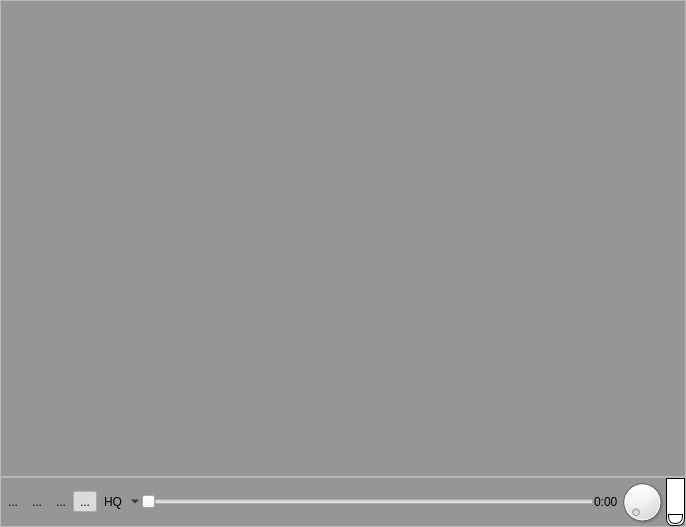
<?xml version="1.0" encoding="UTF-8"?>
<ui version="4.0">
 <class>VideoPlayerWidget</class>
 <widget class="QWidget" name="VideoPlayerWidget">
  <property name="geometry">
   <rect>
    <x>0</x>
    <y>0</y>
    <width>686</width>
    <height>527</height>
   </rect>
  </property>
  <property name="palette">
   <palette>
    <active>
     <colorrole role="Base">
      <brush brushstyle="SolidPattern">
       <color alpha="255">
        <red>255</red>
        <green>255</green>
        <blue>255</blue>
       </color>
      </brush>
     </colorrole>
     <colorrole role="Window">
      <brush brushstyle="SolidPattern">
       <color alpha="255">
        <red>150</red>
        <green>150</green>
        <blue>150</blue>
       </color>
      </brush>
     </colorrole>
    </active>
    <inactive>
     <colorrole role="Base">
      <brush brushstyle="SolidPattern">
       <color alpha="255">
        <red>255</red>
        <green>255</green>
        <blue>255</blue>
       </color>
      </brush>
     </colorrole>
     <colorrole role="Window">
      <brush brushstyle="SolidPattern">
       <color alpha="255">
        <red>150</red>
        <green>150</green>
        <blue>150</blue>
       </color>
      </brush>
     </colorrole>
    </inactive>
    <disabled>
     <colorrole role="Base">
      <brush brushstyle="SolidPattern">
       <color alpha="255">
        <red>150</red>
        <green>150</green>
        <blue>150</blue>
       </color>
      </brush>
     </colorrole>
     <colorrole role="Window">
      <brush brushstyle="SolidPattern">
       <color alpha="255">
        <red>150</red>
        <green>150</green>
        <blue>150</blue>
       </color>
      </brush>
     </colorrole>
    </disabled>
   </palette>
  </property>
  <property name="windowTitle">
   <string>Form</string>
  </property>
  <property name="styleSheet">
   <string notr="true">#Form {
                background: white;
                }

                QProgressBar {
                border: 1px solid black;
                text-align: top;
                padding: 1px;
                border-bottom-right-radius: 7px;
                border-bottom-left-radius: 7px;
                background: QLinearGradient( x1: 0, y1: 0, x2: 1, y2: 0, stop: 0 #fff, stop: 0.4999 #eee, stop: 0.5
                #ddd, stop: 1 #eee );
                width: 15px;
                }

                QProgressBar::chunk {
                background-color: QLinearGradient( x1: 0, y1: 0, x2: 1, y2: 0, stop: 0 #78d, stop: 0.4999 #46a, stop:
                0.5 #45a, stop: 1 #238 );
                border-bottom-right-radius: 7px;
                border-bottom-left-radius: 7px;
                border: 1px solid black;
                }
            </string>
  </property>
  <layout class="QVBoxLayout" name="main_layout">
   <property name="spacing">
    <number>0</number>
   </property>
   <property name="leftMargin">
    <number>0</number>
   </property>
   <property name="topMargin">
    <number>0</number>
   </property>
   <property name="rightMargin">
    <number>0</number>
   </property>
   <property name="bottomMargin">
    <number>0</number>
   </property>
   <item>
    <widget class="QFrame" name="top_frame">
     <property name="sizePolicy">
      <sizepolicy hsizetype="Preferred" vsizetype="Expanding">
       <horstretch>0</horstretch>
       <verstretch>0</verstretch>
      </sizepolicy>
     </property>
     <property name="frameShape">
      <enum>QFrame::StyledPanel</enum>
     </property>
     <property name="frameShadow">
      <enum>QFrame::Raised</enum>
     </property>
     <layout class="QVBoxLayout" name="top_frame_layout">
      <property name="spacing">
       <number>0</number>
      </property>
      <property name="leftMargin">
       <number>0</number>
      </property>
      <property name="topMargin">
       <number>0</number>
      </property>
      <property name="rightMargin">
       <number>0</number>
      </property>
      <property name="bottomMargin">
       <number>0</number>
      </property>
     </layout>
    </widget>
   </item>
   <item>
    <widget class="QFrame" name="bottom_frame">
     <property name="sizePolicy">
      <sizepolicy hsizetype="Preferred" vsizetype="Minimum">
       <horstretch>0</horstretch>
       <verstretch>0</verstretch>
      </sizepolicy>
     </property>
     <property name="frameShape">
      <enum>QFrame::StyledPanel</enum>
     </property>
     <property name="frameShadow">
      <enum>QFrame::Raised</enum>
     </property>
     <layout class="QHBoxLayout" name="bottom_frame_layout">
      <property name="spacing">
       <number>0</number>
      </property>
      <property name="leftMargin">
       <number>0</number>
      </property>
      <property name="topMargin">
       <number>0</number>
      </property>
      <property name="rightMargin">
       <number>0</number>
      </property>
      <property name="bottomMargin">
       <number>0</number>
      </property>
      <item>
       <widget class="QToolButton" name="bn_play">
        <property name="text">
         <string>...</string>
        </property>
        <property name="icon">
         <iconset>
          <normaloff>../resource/icons/ic_play_arrow_black_48dp.png</normaloff>../resource/icons/ic_play_arrow_black_48dp.png</iconset>
        </property>
        <property name="iconSize">
         <size>
          <width>32</width>
          <height>32</height>
         </size>
        </property>
        <property name="autoRaise">
         <bool>true</bool>
        </property>
       </widget>
      </item>
      <item>
       <widget class="QToolButton" name="bn_pause">
        <property name="text">
         <string>...</string>
        </property>
        <property name="icon">
         <iconset>
          <normaloff>../resource/icons/ic_pause_black_24dp.png</normaloff>../resource/icons/ic_pause_black_24dp.png</iconset>
        </property>
        <property name="iconSize">
         <size>
          <width>32</width>
          <height>32</height>
         </size>
        </property>
        <property name="autoRaise">
         <bool>true</bool>
        </property>
       </widget>
      </item>
      <item>
       <widget class="QToolButton" name="bn_stop">
        <property name="text">
         <string>...</string>
        </property>
        <property name="icon">
         <iconset>
          <normaloff>../resource/icons/ic_stop_black_24dp.png</normaloff>../resource/icons/ic_stop_black_24dp.png</iconset>
        </property>
        <property name="iconSize">
         <size>
          <width>32</width>
          <height>32</height>
         </size>
        </property>
        <property name="autoRaise">
         <bool>true</bool>
        </property>
       </widget>
      </item>
      <item>
       <widget class="QToolButton" name="bn_mute">
        <property name="text">
         <string>...</string>
        </property>
        <property name="icon">
         <iconset>
          <normaloff>../resource/icons/ic_volume_up_black_48dp.png</normaloff>
          <normalon>../resource/icons/ic_volume_off_black_48dp.png</normalon>../resource/icons/ic_volume_up_black_48dp.png</iconset>
        </property>
        <property name="iconSize">
         <size>
          <width>32</width>
          <height>32</height>
         </size>
        </property>
        <property name="checkable">
         <bool>true</bool>
        </property>
        <property name="checked">
         <bool>true</bool>
        </property>
        <property name="autoRaise">
         <bool>true</bool>
        </property>
       </widget>
      </item>
      <item>
       <widget class="QToolButton" name="bn_quality">
        <property name="text">
         <string>HQ</string>
        </property>
        <property name="icon">
         <iconset>
          <normaloff>../resource/icons/ic_high_quality_black_48dp.png</normaloff>../resource/icons/ic_high_quality_black_48dp.png</iconset>
        </property>
        <property name="iconSize">
         <size>
          <width>32</width>
          <height>32</height>
         </size>
        </property>
        <property name="popupMode">
         <enum>QToolButton::MenuButtonPopup</enum>
        </property>
        <property name="autoRaise">
         <bool>true</bool>
        </property>
        <property name="arrowType">
         <enum>Qt::NoArrow</enum>
        </property>
       </widget>
      </item>
      <item>
       <widget class="QSlider" name="progress">
        <property name="orientation">
         <enum>Qt::Horizontal</enum>
        </property>
       </widget>
      </item>
      <item>
       <widget class="QLabel" name="lb_time">
        <property name="text">
         <string>0:00</string>
        </property>
        <property name="textFormat">
         <enum>Qt::AutoText</enum>
        </property>
        <property name="margin">
         <number>2</number>
        </property>
       </widget>
      </item>
      <item>
       <widget class="QDial" name="volume">
        <property name="sizePolicy">
         <sizepolicy hsizetype="Minimum" vsizetype="Minimum">
          <horstretch>0</horstretch>
          <verstretch>0</verstretch>
         </sizepolicy>
        </property>
        <property name="minimumSize">
         <size>
          <width>48</width>
          <height>48</height>
         </size>
        </property>
        <property name="maximumSize">
         <size>
          <width>48</width>
          <height>48</height>
         </size>
        </property>
        <property name="maximum">
         <number>100</number>
        </property>
        <property name="singleStep">
         <number>5</number>
        </property>
        <property name="pageStep">
         <number>5</number>
        </property>
        <property name="orientation">
         <enum>Qt::Horizontal</enum>
        </property>
       </widget>
      </item>
      <item>
       <widget class="QProgressBar" name="buffer">
        <property name="sizePolicy">
         <sizepolicy hsizetype="Fixed" vsizetype="Minimum">
          <horstretch>0</horstretch>
          <verstretch>0</verstretch>
         </sizepolicy>
        </property>
        <property name="maximumSize">
         <size>
          <width>48</width>
          <height>48</height>
         </size>
        </property>
        <property name="value">
         <number>24</number>
        </property>
        <property name="textVisible">
         <bool>false</bool>
        </property>
        <property name="orientation">
         <enum>Qt::Vertical</enum>
        </property>
       </widget>
      </item>
     </layout>
    </widget>
   </item>
  </layout>
 </widget>
 <resources/>
 <connections/>
</ui>
